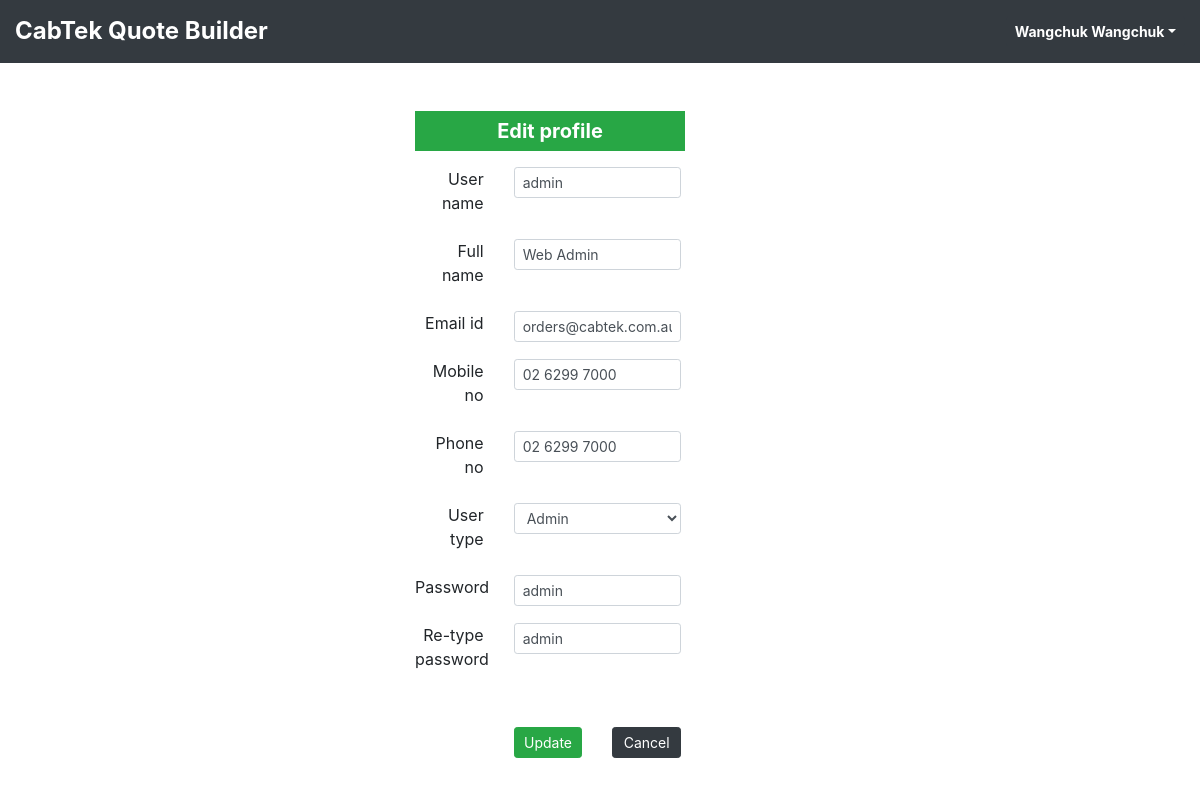
The app's page /edit_user/1 (signed in) with its own data.
### tables this page shows
CREATE TABLE user_table (
            user_id Integer PRIMARY KEY AUTOINCREMENT,
            user_name TEXT NOT NULL UNIQUE,
            full_name TEXT NOT NULL,
            email_id TEXT NOT NULL,
            user_password TEXT NOT NULL,
            mobile_no TEXT,
            phone_no TEXT,
            user_type_id Integer
            
        );

### app.py (the view, shortened to what this page needs)
@app.route('/edit_user/<user_id>', methods=["GET", 'POST'])
def edit_user(user_id):
    try:
        if 'user_info' in session:
            all_user_types = quote_builder_db.get_all_user_types()
            if request.method == 'GET' :
                user_info = quote_builder_db.get_user_info_by_id(user_id)
                return render_template("edit_user.html", user_info = user_info, all_user_types = all_user_types)
        else:
            return render_template('login_error.html')
    except Exception as ex:
        print(f'Error:"{ex}" [In function {inspect.stack()[0][3]}]')

### quote_builder_db_manager.py (called while the page is built)
def create_db_connection():
    QUOTING_DB_PATH = file_folder_paths.TEST_QUOTING_DB_PATH    # For Testing
    connection = sqlite3.connect(QUOTING_DB_PATH)
    connection.row_factory = sqlite3.Row
    return connection

def get_all_user_types():
    all_user_types = []
    try:
        sql = ''' SELECT * FROM user_type_table ORDER BY user_type DESC'''
        connection = create_db_connection()
        cursor = connection.cursor()
        cursor.execute(sql)
        rows = cursor.fetchall()
        cursor.close()
        connection.close()
        for row in rows:
            all_user_types.append({key: row[key] for key in row.keys()})
        return all_user_types
    except Exception as ex:
        print(f'Error:"{ex}" [In function {inspect.stack()[0][3]}]')
        return all_user_types

def get_user_info_by_id(user_id):
    user_info = {}
    try:
        user_id = int(user_id)
        sql = f' SELECT * FROM user_table WHERE user_id = ? '
        connection = create_db_connection()
        cursor = connection.cursor()
        cursor.execute(sql, [user_id])
        row = cursor.fetchone()
        cursor.close()
        connection.close()
        if row != None:
            user_info = {key: row[key] for key in row.keys()}
        return user_info
    except Exception as ex:
        print(f'Error:"{ex}" [In function {inspect.stack()[0][3]}]')
        return user_info

### templates/edit_user.html (shortened to what this page needs)
{% include "header.html" %}
<div class="main-div">
    {% if 'user_info' in session %}
    {% if user_updated %}
    <div class="mt-4 text-center">
        {% with messages = get_flashed_messages() %}
        {% if messages %}
        {% for message in messages %}
        <p class="text-green mb-1 mt-5 bold">{{ message|safe }}</p>
        {% endfor %}
        {% endif %}
        {% endwith %}
        <a href="{{url_for('index')}}" type="button" class="btn btn-sm btn-primary pl-3 pr-3 mt-3">Close</a>
    </div>
    {% else %}
    <div class="row body-container mt-5">
        <div class="col-md-3 offset-4">
            <h5 class="text-center bg-success p-2 bold text-white">Edit profile</h5>
            <form method="POST" action="{{url_for('edit_user', user_id = (user_info['user_id']  if user_info else new_user_info['user_id']) ) }}" class="mt-3 mr-1">
                <div class="form-group row">
                    <label for="job_no" class="col-sm-4 text-right">User name</label>
                    <div class="col-sm-8">
                        {% if new_user_info and new_user_info['user_name'] != '' %}
                        <input type="text" class="form-control form-control-sm" name="user_name" value="{{ new_user_info['user_name'] }}" required autocomplete="off">
                        {% else %}
                        <input type="text" class="form-control form-control-sm" name="user_name" value="{{ user_info['user_name'] if user_info else '' }}" required autocomplete="off" autofocus>
                        {% endif %}
                    </div>
                </div>
                <div class="form-group row">
                    <label for="job_no" class="col-sm-4 text-right   ">Full name</label>
                    <div class="col-sm-8">
                        <input type="text" class="form-control form-control-sm" name="full_name" value="{{ user_info['full_name'] if user_info else new_user_info['full_name'] }}" required autocomplete="off">
                    </div>
                </div>
                <div class="form-group row">
                    <label for="job_no" class="col-sm-4 text-right  ">Email id</label>
                    <div class="col-sm-8">
                        <input type="text" class="form-control form-control-sm" name="email_id" value="{{user_info['email_id'] if user_info else new_user_info['email_id'] }}" required autocomplete="off">
                    </div>
                </div>
                <div class="form-group row">
                    <label for="mobile_no" class="col-sm-4 text-right  ">Mobile no</label>
                    <div class="col-sm-8">
                        <input type="text" class="form-control form-control-sm" name="mobile_no" value="{{ user_info['mobile_no'] if user_info else new_user_info['mobile_no'] }}" required autocomplete="off">
                    </div>
                </div>
                <div class="form-group row">
                    <label for="phone_no" class="col-sm-4 text-right  ">Phone no</label>
                    <div class="col-sm-8">
                        <input type="text" class="form-control form-control-sm" name="phone_no" value="{{ user_info['phone_no'] if user_info else new_user_info['phone_no']}}" autocomplete="off">
                    </div>
                </div>
                {% if session['user_info']['user_type_id'] == 1 %}
                <div class="form-group row">
                    <label for="user_type" class="col-sm-4 text-right">User type</label>
                    <div class="col-sm-8">
                        <select class="form-control form-control-sm" name="user_type" required>
                            {% for row in all_user_types %}
                            {% if (user_info and user_info['user_type_id'] == row['user_type_id']) or (new_user_info and new_user_info['user_type'] == row['user_type']) %}
                            <option selected> {{ row['user_type'] }} </option>
                            {% else %}
                            <option> {{ row['user_type'] }} </option>
                            {% endif %}
                            {% endfor %}
                        </select>
                    </div>
                </div>
                {% endif %}
                <div class="form-group row">
                    <label for="job_no" class="col-sm-4 text-right  ">Password</label>
                    <div class="col-sm-8">
                        <input type="text" class="form-control form-control-sm" name="user_password" value="{{ user_info['user_password'] if user_info else new_user_info['user_password'] }}" required autocomplete="off" autofocus>
                    </div>
                </div>
                <div class="form-group row mb-5">
                    <label for="job_no" class="col-sm-4 text-right">Re-type password</label>
                    <div class="col-sm-8">
                        <input type="text" class="form-control form-control-sm" name="retyped_password" value="{{ user_info['user_password'] if user_info else new_user_info['retyped_password'] }}" required autocomplete="off">
                    </div>
                </div>
                <div class="form-group row">
                    <div class="col-sm-4 offset-4">
                        <button type="submit" class="btn btn-sm btn-success full-width">Update</button>
                    </div>
                    <div class="col-sm-4">
                        <a href="{{url_for('index')}}" class="btn btn-sm btn-dark full-width">Cancel</a>
                    </div>
                </div>
            </form>
        </div>
    </div>
    {% endif %}
    {% else %}
    <div class="text-center">
        <p class=" text-red">Ooopss.. Seems like you are logged out..</p>
        <a href="{{url_for('login')}}"> Click here to login</a>
    </div>
    {% endif %}
</div>
{% include "footer.html" %}

### static/mycss/styles.css (style rules this page uses)
.main-div { margin: 10px 15px 10px 15px; }
.full-width { display: block; width: 100%; }
.bold { font-weight: bold; }
.text-white { color: white; }

### records on screen
user_table: user_name "admin", full_name "Web Admin", email_id "orders@cabtek.com.au", mobile_no "02 6299 7000", phone_no "02 6299 7000", user_password "admin", retyped_password "admin"

### other values on screen
{{ session['user_info']['full_name'] }} "Wangchuk Wangchuk"
form field user_type "Admin"
